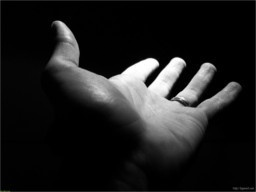
#> input picture tests/data/gamma/augmented.jpg, 256 x 192 px; its folder holds only this picture in this run
$ python -i augmenting_tools.py   (imports and definitions only)
#> lines starting #> are read from the running program, lines starting #| are printed output that depends on the picture
import numpy as np
import cv2
import pdb
import _warnings as warnings
import scipy.ndimage as ndi

from scipy.ndimage.interpolation import map_coordinates
from scipy.ndimage.filters import gaussian_filter

EPSILON = 1e-8

SWITCHES = {
    0: 'elastic_transform',
    1: 'gamma_augmentation',
}


# [11 lines left out: function get_augmenting_funcions, not called in this run]


def help():
    return "\nelastic_transform" \
           "\ngamma_augmentation" \


def elastic_transform(image, alpha=0.15, sigma=0.08, alpha_affine=0.08, random_state=None):
    """
    Elastic deformation of images as described in [Simard2003]_ (with modifications).
    .. [Simard2003] Simard, Steinkraus and Platt, "Best Practices for
         Convolutional Neural Networks applied to Visual Document Analysis", in
         Proc. of the International Conference on Document Analysis and
         Recognition, 2003.

     Based on https://gist.github.com/erniejunior/601cdf56d2b424757de5
    :param image: Image to transform in range [0, 1] or [0, 255].
    :param alpha: Size of random elastic transform (distance of moving pixels).
    :param sigma: Standard deviation for gaussian blur (smoothing coefficient).
    :param alpha_affine: Coefficient for translating image.
    :param random_state: State of random number generator.
    :return: Warped image in the same range as input.
    """
#> called with alpha = 0.15, sigma = 0.08, alpha_affine = 0.08
    if random_state is None:
        random_state = np.random.RandomState(None)

    rescaled = False
    if image.max() < 100:
        image *= 255.
        rescaled = True
    if image.shape[0] < 3:
        image = np.stack((image[0], image[0], image[0]), axis=2)
    shape = image.shape
#> shape = (192, 256, 3)
    alpha *= image.shape[1]
#> alpha = 38.4
    sigma *= image.shape[1]
#> sigma = 20.48
    alpha_affine *= image.shape[1]
#> alpha_affine = 20.48
    shape_size = shape[:2]
#> shape_size = (192, 256)

    # Random affine
    center_square = np.float32(shape_size) // 2
#> center_square = [96, 128]
    square_size = min(shape_size) // 3
#> square_size = 64
    pts1 = np.float32([center_square + square_size, [center_square[0] + square_size, center_square[1] - square_size],
                       center_square - square_size])
#> pts1 = [[160, 192], [160, 64], [32, 64]]
    pts2 = pts1 + random_state.uniform(-alpha_affine, alpha_affine, size=pts1.shape).astype(np.float32)
    M = cv2.getAffineTransform(pts1, pts2)
    image = cv2.warpAffine(image, M, shape_size[::-1], borderMode=cv2.BORDER_REFLECT_101)
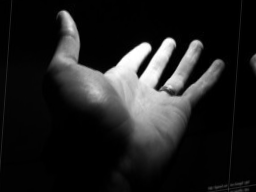
#> image: shape (192, 256, 3); min 0, max 255, mean 32.7

    dx = gaussian_filter((random_state.rand(*shape) * 2 - 1), sigma) * alpha
    dy = gaussian_filter((random_state.rand(*shape) * 2 - 1), sigma) * alpha
    dz = np.zeros_like(dx)

    x, y, z = np.meshgrid(np.arange(shape[1]), np.arange(shape[0]), np.arange(shape[2]))
    indices = np.reshape(y + dy, (-1, 1)), np.reshape(x + dx, (-1, 1)), np.reshape(z, (-1, 1))
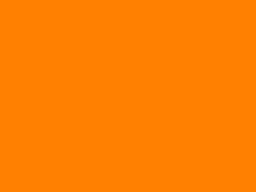
#> z: shape (192, 256, 3) int64; mean of channels 0, 1, 2 0, 1, 2; drawn with min black and max white
    transformed = map_coordinates(image, indices, order=1, mode='reflect').reshape(shape)
    transformed = transformed[..., 0]
#> transformed: shape (192, 256)
    if rescaled:
        transformed /= 255
    return np.array([transformed])


# [115 lines left out: functions gamma_augmentation, poisson_noise, brightness_change, hue_change, random_shift, apply_transform and 2 more, not called in this run]

>>> import cv2
>>> picture = cv2.cvtColor(cv2.imread('../../../../tests/data/gamma/augmented.jpg'), cv2.COLOR_BGR2RGB)
>>> result = elastic_transform(picture)
